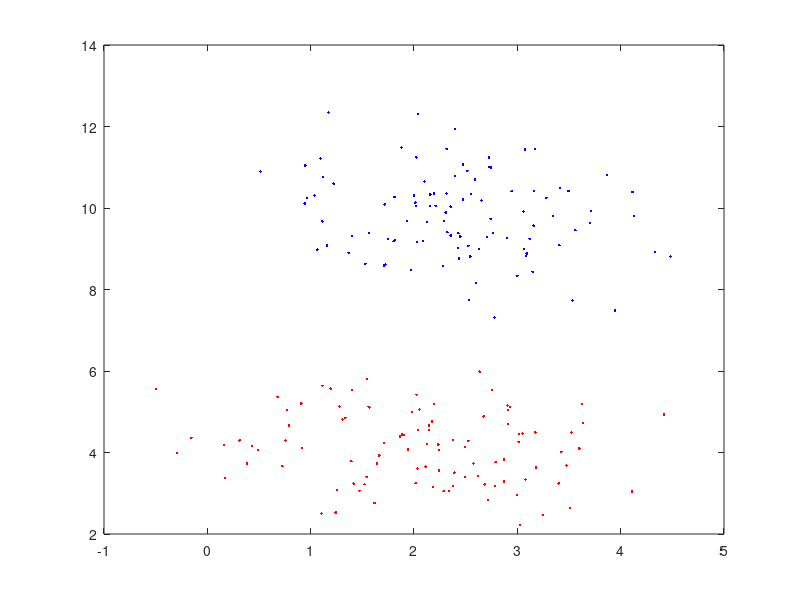

The MATLAB script that drew this image: (Note: this script raises an error after producing the figure.)
randn('seed',0);

N=100;
m1 = [2;4];
m2 = [2.5;10];
S = [1,0;0,1];
S_b = [0.25,0;0,0.25];
%(a.)
% generate data
%compute (a) FDR ratio
data1 = mvnrnd(m1,S,N)';
data2 = mvnrnd(m2,S,N)';
figure(1);
plot(data1(1,:),data1(2,:),'r.'); 
hold on;
plot(data2(1,:),data2(2,:),'b.'); 

feature_a = FDR(data1,data2)';
%(b.)
% generate data
data3 =  mvnrnd(m1,S_b,N)';
data4 =  mvnrnd(m2,S_b,N)';
figure(2);
plot(data3(1,:),data3(2,:),'r.'); 
hold on;
plot(data4(1,:),data4(2,:),'b.'); 
%compute (b) FDR ratio
feature_b = FDR(data3,data4)';



function [feature] = FDR(Data1,Data2)
    %compute the FDR ratio
    m = mean(Data1,2)-mean(Data2,2);
    variance_val = var(Data1')+var(Data2');
    for i=1:2
        feature(i) = m(i)*m(i)/variance_val(i);
    end
    
    

end

